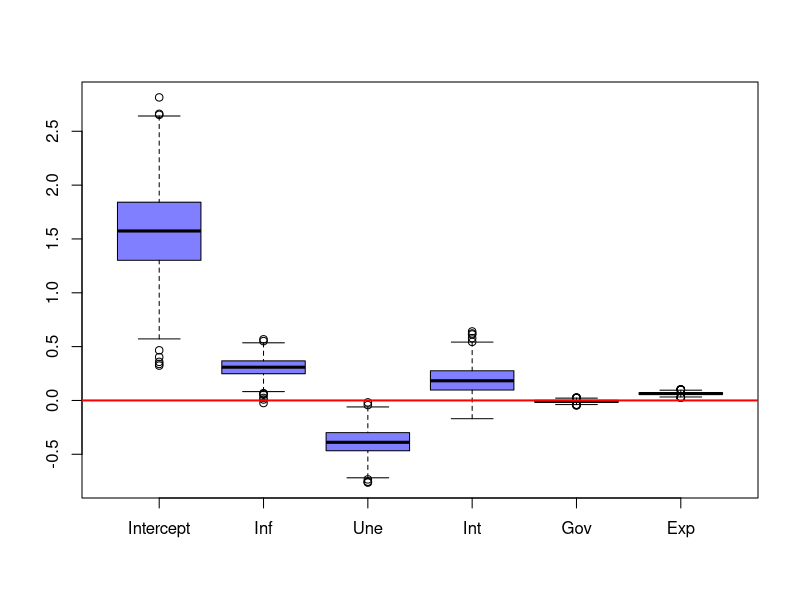
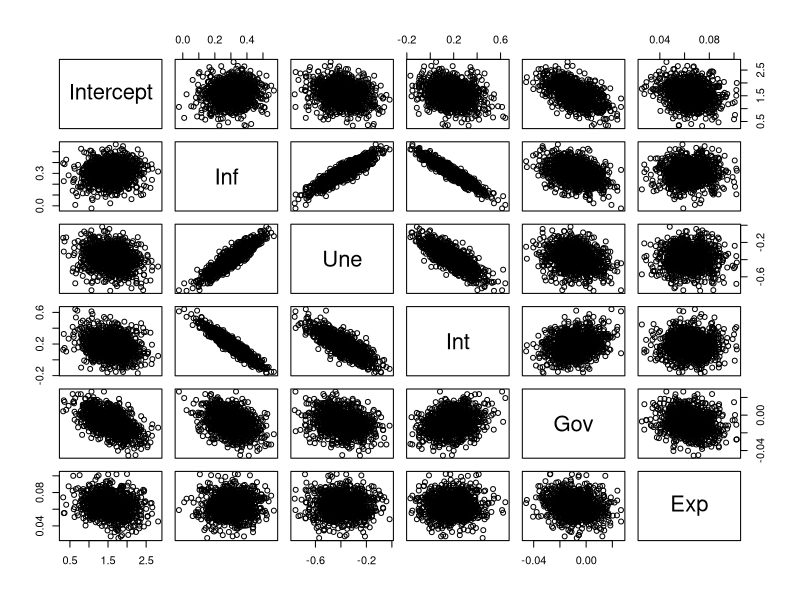
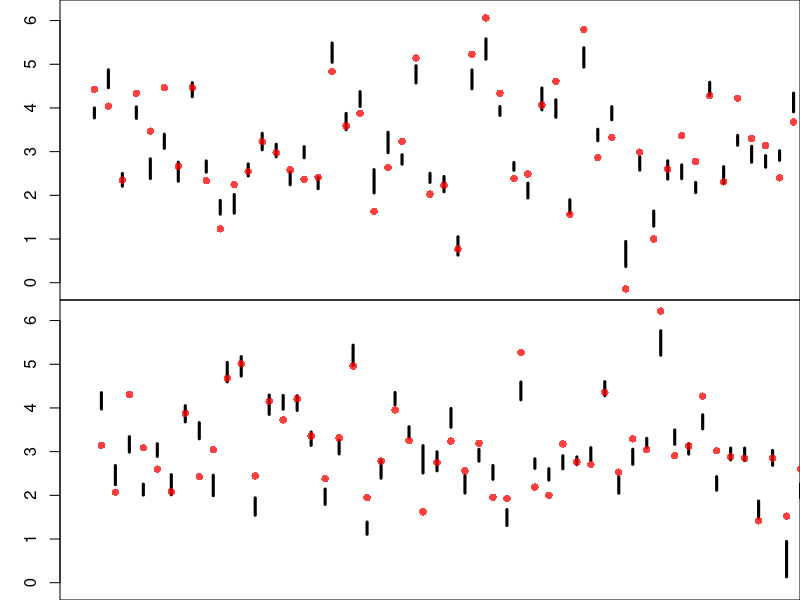
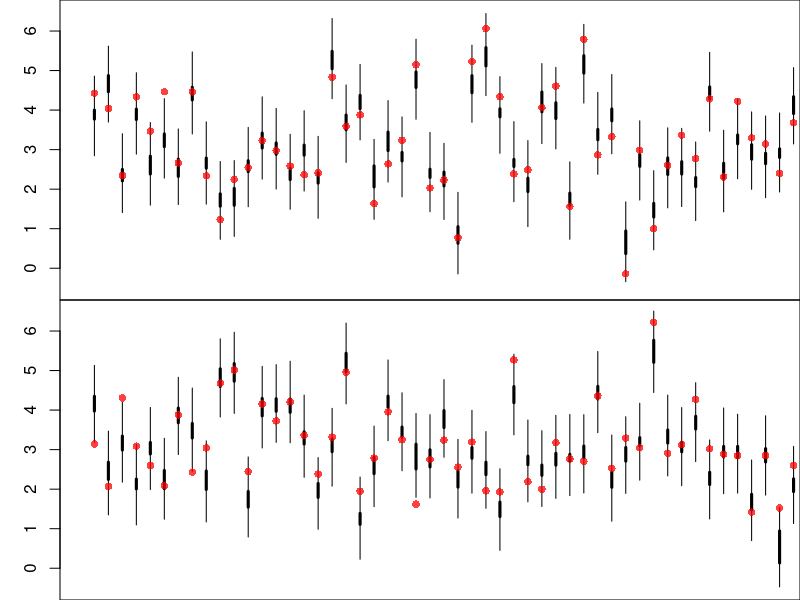

Reproduce these figures in R, in order.
## ---- chunk 1
# Data Load
dat <- read.csv(file = "Gdp data.csv")

# Assigns Values
X <- as.matrix(dat[, 2:6])
y <- as.numeric(dat$gdp)

# Number of Observations
n <- nrow(X)

# Design Matrix
X <- cbind(rep(1, n), X)

# Number of Variables
p <- ncol(X)

# Number of Bootstraping Samples
m <- 1000

# Bootstraping Coefficient Estimates
booCoe <- matrix(data = NA, nrow = m, ncol = p)
for(i in 1:m){
  # Sample Selection
  booSel <- sample(x = 1:n, size = n, replace = TRUE)
  # Bootstrap Samples
  Xb <- X[booSel, ]
  yb <- y[booSel]
  # Coefficient Estimation
  booCoe[i, ] <- solve(t(Xb) %*% Xb, t(Xb) %*% yb)
}

# Plots the distribution for each coefficient
boxplot(booCoe,
        col = rgb(0, 0, 1, 0.5),
        xaxt = "n")
axis(side = 1, at = 1:6, labels = c("Intercept", "Inf", "Une", "Int", "Gov", "Exp"))
abline(h   = 0,
       col = rgb(1, 0, 0),
       lwd = 2)
## ---- chunk 2
# Data Frame
booCoeDf <- data.frame(booCoe)
colnames(booCoeDf) <- c("Intercept", "Inf", "Une", "Int", "Gov", "Exp")
pairs(booCoeDf)
## ---- chunk 3
# Mean Estimates
yh <- booCoe %*% t(X)

# Bootstrap Prediction Quantiles 2.5% and 97.5%
booConQua <- apply(X = yh, MARGIN = 2, FUN = quantile, probs = c(0.025, 0.975))

# Plots the Intervals and Observations
# Number of Plots
numPlo <- 2
ymin <- min(y, booConQua)
ymax <- max(y, booConQua)
xmin <- 0
xmax <- n / numPlo
xSet <- matrix(data = 1:n, nrow = numPlo, ncol = n / numPlo)

# Bootstrap Confidence Intervals Plot
par(mfrow = c(numPlo, 1))
par(mar = c(0, 3, 0, 0))
for(i in 1:numPlo){
  plot(NULL,
       xlim = c(xmin, xmax),
       ylim = c(ymin, ymax),
       ylab = "GDP % Growth",
       xlab = "Countries",
       xaxt = "n")
  segments(x0  = xSet[i, ],
           x1  = xSet[i, ],
           y0  = booConQua[1, xSet[i, ]],
           y1  = booConQua[2, xSet[i, ]],
           lwd = 3)
  points(x   = xSet[i, ],
         y   = y[xSet[i, ]],
         pch = 16,
         col = rgb(1, 0, 0, 0.75))
}

# Coverage of the Bootstrap Confidence Intervals
print(paste0("Bootstrap Confidence Intervals Coverage = ", round(mean((y > booConQua[1, ]) & (y < booConQua[2, ])) * 100, 2) ))
## ---- chunk 4
### Error Bootstrapping Samples
eh <- t(t(yh) - y)

### Then we re-sample the errors
eh <- eh[sample(x = 1:(m * n), size = m * n, replace = FALSE)]

# Adds the resampled errors to the bootstrap observations sample
yp <- yh + eh

# Bootstrap Prediction Quantiles 2.5% and 97.5%
booPreQua <- apply(X = yp, MARGIN = 2, FUN = quantile, probs = c(0.025, 0.975))

# Plots the Intervals and Observations
# Number of Plots
numPlo <- 2
ymin <- min(y, booPreQua)
ymax <- max(y, booPreQua)
xmin <- 0
xmax <- n / numPlo
xSet <- matrix(data = 1:n, nrow = numPlo, ncol = n / numPlo)

# Bootstrap Confidence Intervals Plot
par(mfrow = c(numPlo, 1))
par(mar = c(0, 3, 0, 0))
for(i in 1:numPlo){
  plot(NULL,
       xlim = c(xmin, xmax),
       ylim = c(ymin, ymax),
       ylab = "GDP % Growth",
       xlab = "Countries",
       xaxt = "n")
  segments(x0  = xSet[i, ] - (i - 1),
           x1  = xSet[i, ] - (i - 1),
           y0  = booConQua[1, xSet[i, ]],
           y1  = booConQua[2, xSet[i, ]],
           lwd = 3)
  segments(x0  = xSet[i, ] - (i - 1),
           x1  = xSet[i, ] - (i - 1),
           y0  = booPreQua[1, xSet[i, ]],
           y1  = booPreQua[2, xSet[i, ]],
           lwd = 1)
  points(x   = xSet[i, ] - (i - 1),
         y   = y[xSet[i, ]],
         pch = 16,
         col = rgb(1, 0, 0, 0.75))
}

# Coverage of the Boostrap Confidence Intervals
print(paste0("Bootstrap Predictive Intervals Coverage = ", round(mean((y > booPreQua[1, ]) & (y < booPreQua[2, ])) * 100, 2) ))
